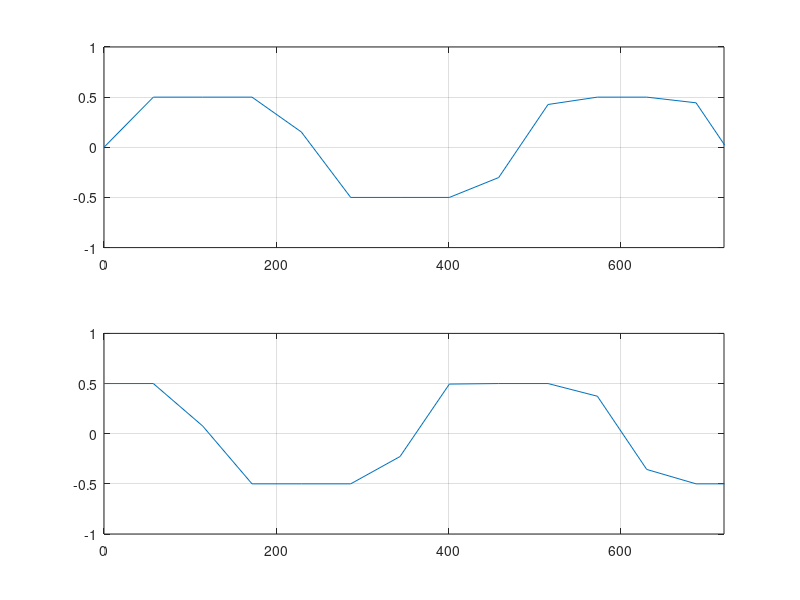

Write the MATLAB code that produced this figure.
%Script that plots sin(t), cos(t) for 0 thru t thru 720 if the amplitude is
%between -0.5 and 0.5. if larger than or equal to 0.5, replace value by
%0.5. less than -0.5, replace by -0.5.
%Degrees not radians
%so t is between 0 and 720

C=0.5;
D=-0.5;
r=0:720;

t=r*(180/pi);
A = sin(t);
B = cos(t);

 A(A>0.5)=C;
 A(A<-0.5)=D;
 
 B(B>0.5)=C;
 B(B<-0.5)=D;





figure(1)
subplot(2,1,1)
plot(t,A);
axis([0 720 -1 1])
box on
grid on


subplot(2,1,2)
plot(t,B);
axis([0 720 -1 1])
box on
grid on




